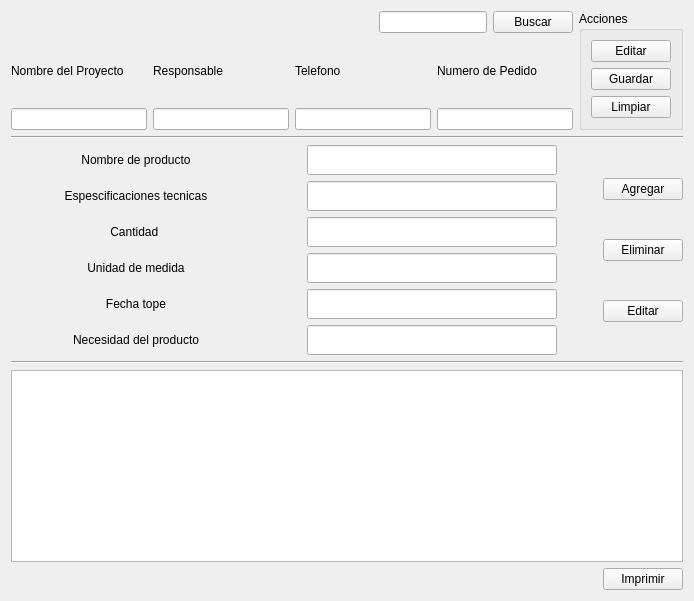
          <widget class="QWidget" name="page_generarPedidos">
           <layout class="QVBoxLayout" name="verticalLayout_15">
            <item>
             <layout class="QVBoxLayout" name="verticalLayout_17">
              <item>
               <layout class="QHBoxLayout" name="horizontalLayout_27">
                <item>
                 <layout class="QVBoxLayout" name="verticalLayout_45">
                  <item>
                   <layout class="QHBoxLayout" name="horizontalLayout_26">
                    <item>
                     <spacer name="horizontalSpacer_28">
                      <property name="orientation">
                       <enum>Qt::Horizontal</enum>
                      </property>
                      <property name="sizeHint" stdset="0">
                       <size>
                        <width>40</width>
                        <height>20</height>
                       </size>
                      </property>
                     </spacer>
                    </item>
                    <item>
                     <layout class="QHBoxLayout" name="horizontalLayout_70">
                      <item>
                       <spacer name="horizontalSpacer_82">
                        <property name="orientation">
                         <enum>Qt::Horizontal</enum>
                        </property>
                        <property name="sizeHint" stdset="0">
                         <size>
                          <width>40</width>
                          <height>20</height>
                         </size>
                        </property>
                       </spacer>
                      </item>
                      <item>
                       <widget class="QLineEdit" name="lineEdit_busqueda_pedido"/>
                      </item>
                      <item>
                       <widget class="QPushButton" name="btn_buscarPedido">
                        <property name="text">
                         <string>Buscar</string>
                        </property>
                       </widget>
                      </item>
                     </layout>
                    </item>
                   </layout>
                  </item>
                  <item>
                   <layout class="QHBoxLayout" name="horizontalLayout_25">
                    <item>
                     <layout class="QVBoxLayout" name="verticalLayout_26">
                      <item>
                       <widget class="QLabel" name="label_69">
                        <property name="text">
                         <string>Nombre del Proyecto</string>
                        </property>
                       </widget>
                      </item>
                      <item>
                       <widget class="QLineEdit" name="txtbx_nameproyectoPed"/>
                      </item>
                     </layout>
                    </item>
                    <item>
                     <layout class="QVBoxLayout" name="verticalLayout_40">
                      <item>
                       <widget class="QLabel" name="label_70">
                        <property name="text">
                         <string>Responsable</string>
                        </property>
                       </widget>
                      </item>
                      <item>
                       <widget class="QLineEdit" name="lineEdit_ResponsablePed"/>
                      </item>
                     </layout>
                    </item>
                    <item>
                     <layout class="QVBoxLayout" name="verticalLayout_27">
                      <item>
                       <widget class="QLabel" name="label_71">
                        <property name="text">
                         <string>Telefono</string>
                        </property>
                       </widget>
                      </item>
                      <item>
                       <widget class="QLineEdit" name="txtbx_telefonoresponsablePed"/>
                      </item>
                     </layout>
                    </item>
                    <item>
                     <layout class="QVBoxLayout" name="verticalLayout_41">
                      <item>
                       <widget class="QLabel" name="label_72">
                        <property name="text">
                         <string>Numero de Pedido</string>
                        </property>
                       </widget>
                      </item>
                      <item>
                       <widget class="QLineEdit" name="lineEdit_numeroPedido">
                        <property name="readOnly">
                         <bool>true</bool>
                        </property>
                       </widget>
                      </item>
                     </layout>
                    </item>
                   </layout>
                  </item>
                 </layout>
                </item>
                <item>
                 <widget class="QGroupBox" name="groupBox_2">
                  <property name="title">
                   <string>Acciones</string>
                  </property>
                  <layout class="QVBoxLayout" name="verticalLayout_138">
                   <item>
                    <widget class="QPushButton" name="btn_editarPedido">
                     <property name="text">
                      <string>Editar</string>
                     </property>
                    </widget>
                   </item>
                   <item>
                    <widget class="QPushButton" name="btn_guardar_pedid">
                     <property name="text">
                      <string>Guardar</string>
                     </property>
                    </widget>
                   </item>
                   <item>
                    <widget class="QPushButton" name="btn_limpiarCampos_pedid">
                     <property name="text">
                      <string>Limpiar</string>
                     </property>
                    </widget>
                   </item>
                  </layout>
                 </widget>
                </item>
               </layout>
              </item>
              <item>
               <widget class="Line" name="line_5">
                <property name="orientation">
                 <enum>Qt::Horizontal</enum>
                </property>
               </widget>
              </item>
              <item>
               <layout class="QHBoxLayout" name="horizontalLayout_47">
                <item>
                 <layout class="QVBoxLayout" name="verticalLayout_56">
                  <item>
                   <layout class="QHBoxLayout" name="horizontalLayout_35">
                    <item>
                     <widget class="QLabel" name="label_9">
                      <property name="minimumSize">
                       <size>
                        <width>250</width>
                        <height>25</height>
                       </size>
                      </property>
                      <property name="maximumSize">
                       <size>
                        <width>250</width>
                        <height>25</height>
                       </size>
                      </property>
                      <property name="text">
                       <string>Nombre de producto</string>
                      </property>
                      <property name="alignment">
                       <set>Qt::AlignCenter</set>
                      </property>
                     </widget>
                    </item>
                    <item>
                     <spacer name="horizontalSpacer_32">
                      <property name="orientation">
                       <enum>Qt::Horizontal</enum>
                      </property>
                      <property name="sizeHint" stdset="0">
                       <size>
                        <width>40</width>
                        <height>20</height>
                       </size>
                      </property>
                     </spacer>
                    </item>
                    <item>
                     <widget class="QLineEdit" name="lineEdit_nombreP">
                      <property name="minimumSize">
                       <size>
                        <width>250</width>
                        <height>30</height>
                       </size>
                      </property>
                      <property name="maximumSize">
                       <size>
                        <width>250</width>
                        <height>30</height>
                       </size>
                      </property>
                     </widget>
                    </item>
                    <item>
                     <spacer name="horizontalSpacer_24">
                      <property name="orientation">
                       <enum>Qt::Horizontal</enum>
                      </property>
                      <property name="sizeHint" stdset="0">
                       <size>
                        <width>40</width>
                        <height>20</height>
                       </size>
                      </property>
                     </spacer>
                    </item>
                   </layout>
                  </item>
                  <item>
                   <layout class="QHBoxLayout" name="horizontalLayout_34">
                    <item>
                     <widget class="QLabel" name="label_20">
                      <property name="minimumSize">
                       <size>
                        <width>250</width>
                        <height>25</height>
                       </size>
                      </property>
                      <property name="maximumSize">
                       <size>
                        <width>250</width>
                        <height>25</height>
                       </size>
                      </property>
                      <property name="text">
                       <string>Espescificaciones tecnicas</string>
                      </property>
                      <property name="alignment">
                       <set>Qt::AlignCenter</set>
                      </property>
                     </widget>
                    </item>
                    <item>
                     <spacer name="horizontalSpacer_33">
                      <property name="orientation">
                       <enum>Qt::Horizontal</enum>
                      </property>
                      <property name="sizeHint" stdset="0">
                       <size>
                        <width>40</width>
                        <height>20</height>
                       </size>
                      </property>
                     </spacer>
                    </item>
                    <item>
                     <widget class="QLineEdit" name="lineEdit_espsTecP">
                      <property name="minimumSize">
                       <size>
                        <width>250</width>
                        <height>30</height>
                       </size>
                      </property>
                      <property name="maximumSize">
                       <size>
                        <width>250</width>
                        <height>30</height>
                       </size>
                      </property>
                     </widget>
                    </item>
                    <item>
                     <spacer name="horizontalSpacer_27">
                      <property name="orientation">
                       <enum>Qt::Horizontal</enum>
                      </property>
                      <property name="sizeHint" stdset="0">
                       <size>
                        <width>40</width>
                        <height>20</height>
                       </size>
                      </property>
                     </spacer>
                    </item>
                   </layout>
                  </item>
                  <item>
                   <layout class="QHBoxLayout" name="horizontalLayout_36">
                    <item>
                     <widget class="QLabel" name="label_29">
                      <property name="minimumSize">
                       <size>
                        <width>250</width>
                        <height>25</height>
                       </size>
                      </property>
                      <property name="maximumSize">
                       <size>
                        <width>250</width>
                        <height>25</height>
                       </size>
                      </property>
                      <property name="text">
                       <string>Cantidad </string>
                      </property>
                      <property name="alignment">
                       <set>Qt::AlignCenter</set>
                      </property>
                     </widget>
                    </item>
                    <item>
                     <spacer name="horizontalSpacer_34">
                      <property name="orientation">
                       <enum>Qt::Horizontal</enum>
                      </property>
                      <property name="sizeHint" stdset="0">
                       <size>
                        <width>40</width>
                        <height>20</height>
                       </size>
                      </property>
                     </spacer>
                    </item>
                    <item>
                     <widget class="QLineEdit" name="lineEdit_cantP">
                      <property name="minimumSize">
                       <size>
                        <width>250</width>
                        <height>30</height>
                       </size>
                      </property>
                      <property name="maximumSize">
                       <size>
                        <width>250</width>
                        <height>30</height>
                       </size>
                      </property>
                     </widget>
                    </item>
                    <item>
                     <spacer name="horizontalSpacer_39">
                      <property name="orientation">
                       <enum>Qt::Horizontal</enum>
                      </property>
                      <property name="sizeHint" stdset="0">
                       <size>
                        <width>40</width>
                        <height>20</height>
                       </size>
                      </property>
                     </spacer>
                    </item>
                   </layout>
                  </item>
                  <item>
                   <layout class="QHBoxLayout" name="horizontalLayout_33">
                    <item>
                     <widget class="QLabel" name="label_30">
                      <property name="minimumSize">
                       <size>
                        <width>250</width>
                        <height>25</height>
                       </size>
                      </property>
                      <property name="maximumSize">
                       <size>
                        <width>250</width>
                        <height>25</height>
                       </size>
                      </property>
                      <property name="text">
                       <string>Unidad de medida</string>
                      </property>
                      <property name="alignment">
                       <set>Qt::AlignCenter</set>
                      </property>
                     </widget>
                    </item>
                    <item>
                     <spacer name="horizontalSpacer_35">
                      <property name="orientation">
                       <enum>Qt::Horizontal</enum>
                      </property>
                      <property name="sizeHint" stdset="0">
                       <size>
                        <width>40</width>
                        <height>20</height>
                       </size>
                      </property>
                     </spacer>
                    </item>
                    <item>
                     <widget class="QLineEdit" name="lineEdit_undmedP">
                      <property name="minimumSize">
                       <size>
                        <width>250</width>
                        <height>30</height>
                       </size>
                      </property>
                      <property name="maximumSize">
                       <size>
                        <width>250</width>
                        <height>30</height>
                       </size>
                      </property>
                     </widget>
                    </item>
                    <item>
                     <spacer name="horizontalSpacer_40">
                      <property name="orientation">
                       <enum>Qt::Horizontal</enum>
                      </property>
                      <property name="sizeHint" stdset="0">
                       <size>
                        <width>40</width>
                        <height>20</height>
                       </size>
                      </property>
                     </spacer>
                    </item>
                   </layout>
                  </item>
                  <item>
                   <layout class="QHBoxLayout" name="horizontalLayout_32">
                    <item>
                     <widget class="QLabel" name="label_32">
                      <property name="minimumSize">
                       <size>
                        <width>250</width>
                        <height>25</height>
                       </size>
                      </property>
                      <property name="maximumSize">
                       <size>
                        <width>250</width>
                        <height>25</height>
                       </size>
                      </property>
                      <property name="text">
                       <string>Fecha tope</string>
                      </property>
                      <property name="alignment">
                       <set>Qt::AlignCenter</set>
                      </property>
                     </widget>
                    </item>
                    <item>
                     <spacer name="horizontalSpacer_36">
                      <property name="orientation">
                       <enum>Qt::Horizontal</enum>
                      </property>
                      <property name="sizeHint" stdset="0">
                       <size>
                        <width>40</width>
                        <height>20</height>
                       </size>
                      </property>
                     </spacer>
                    </item>
                    <item>
                     <widget class="QLineEdit" name="lineEdit_fechtP">
                      <property name="minimumSize">
                       <size>
                        <width>250</width>
                        <height>30</height>
                       </size>
                      </property>
                      <property name="maximumSize">
                       <size>
                        <width>250</width>
                        <height>30</height>
                       </size>
                      </property>
                     </widget>
                    </item>
                    <item>
                     <spacer name="horizontalSpacer_41">
                      <property name="orientation">
                       <enum>Qt::Horizontal</enum>
                      </property>
                      <property name="sizeHint" stdset="0">
                       <size>
                        <width>40</width>
                        <height>20</height>
                       </size>
                      </property>
                     </spacer>
                    </item>
                   </layout>
                  </item>
                  <item>
                   <layout class="QHBoxLayout" name="horizontalLayout_31">
                    <item>
                     <widget class="QLabel" name="label_33">
                      <property name="minimumSize">
                       <size>
                        <width>250</width>
                        <height>25</height>
                       </size>
                      </property>
                      <property name="maximumSize">
                       <size>
                        <width>250</width>
                        <height>25</height>
                       </size>
                      </property>
                      <property name="text">
                       <string>Necesidad del producto</string>
                      </property>
                      <property name="alignment">
                       <set>Qt::AlignCenter</set>
                      </property>
                     </widget>
                    </item>
                    <item>
                     <spacer name="horizontalSpacer_37">
                      <property name="orientation">
                       <enum>Qt::Horizontal</enum>
                      </property>
                      <property name="sizeHint" stdset="0">
                       <size>
                        <width>40</width>
                        <height>20</height>
                       </size>
                      </property>
                     </spacer>
                    </item>
                    <item>
                     <widget class="QLineEdit" name="lineEdit_necesP">
                      <property name="minimumSize">
                       <size>
                        <width>250</width>
                        <height>30</height>
                       </size>
                      </property>
                      <property name="maximumSize">
                       <size>
                        <width>250</width>
                        <height>30</height>
                       </size>
                      </property>
                     </widget>
                    </item>
                    <item>
                     <spacer name="horizontalSpacer_42">
                      <property name="orientation">
                       <enum>Qt::Horizontal</enum>
                      </property>
                      <property name="sizeHint" stdset="0">
                       <size>
                        <width>40</width>
                        <height>20</height>
                       </size>
                      </property>
                     </spacer>
                    </item>
                   </layout>
                  </item>
                 </layout>
                </item>
                <item>
                 <layout class="QVBoxLayout" name="verticalLayout_63">
                  <item>
                   <widget class="QPushButton" name="btn_aggtblPedidos">
                    <property name="text">
                     <string>Agregar</string>
                    </property>
                   </widget>
                  </item>
                  <item>
                   <widget class="QPushButton" name="btn_elimiarPedido_1">
                    <property name="text">
                     <string>Eliminar</string>
                    </property>
                   </widget>
                  </item>
                  <item>
                   <widget class="QPushButton" name="btn_editartblPedido_">
                    <property name="text">
                     <string>Editar</string>
                    </property>
                   </widget>
                  </item>
                 </layout>
                </item>
               </layout>
              </item>
              <item>
               <widget class="Line" name="line_9">
                <property name="orientation">
                 <enum>Qt::Horizontal</enum>
                </property>
               </widget>
              </item>
              <item>
               <widget class="QTableWidget" name="tablapedidocrear"/>
              </item>
              <item>
               <layout class="QHBoxLayout" name="horizontalLayout_46">
                <item>
                 <spacer name="horizontalSpacer_31">
                  <property name="orientation">
                   <enum>Qt::Horizontal</enum>
                  </property>
                  <property name="sizeHint" stdset="0">
                   <size>
                    <width>40</width>
                    <height>20</height>
                   </size>
                  </property>
                 </spacer>
                </item>
                <item>
                 <widget class="QPushButton" name="btn_printPedido_">
                  <property name="text">
                   <string>Imprimir</string>
                  </property>
                 </widget>
                </item>
               </layout>
              </item>
             </layout>
            </item>
           </layout>
          </widget>
